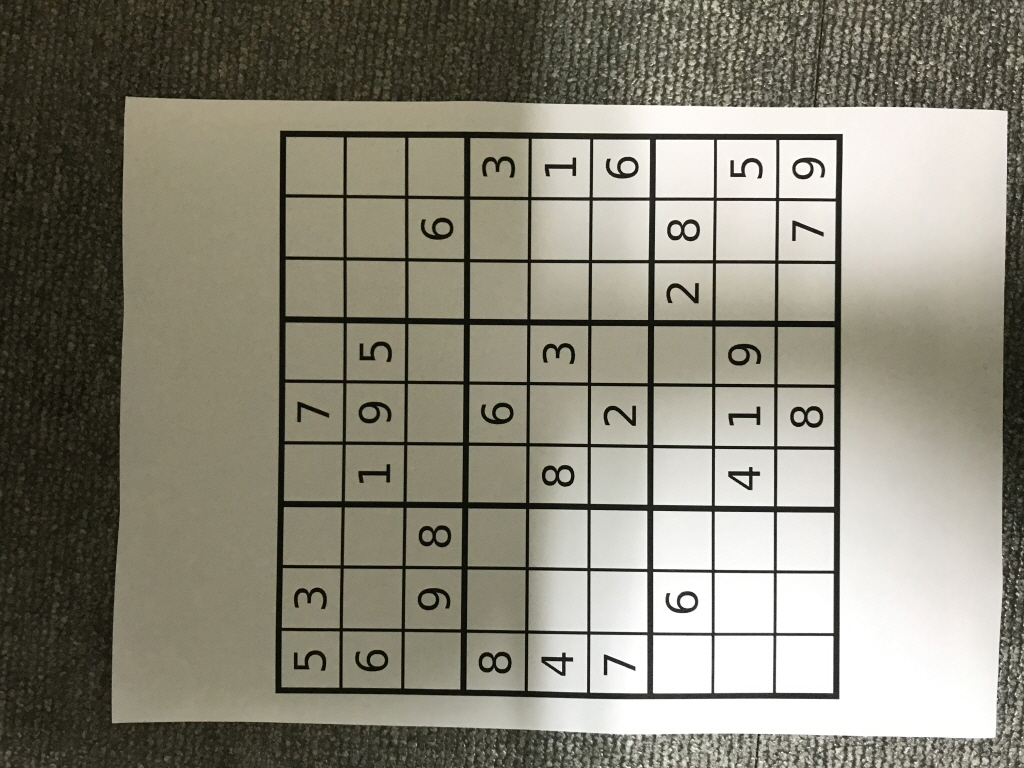
#> input picture chap1.4/sIMG_2168.jpg, 1024 x 768 px
$ jupyter execute 'How Otsu’s Binarization Works.ipynb'
#> lines starting #> are read from the running program, lines starting #| are printed output that depends on the picture; after the words box and inside, x2 and y2 are one past the last pixel; in counts of white or black regions, pixels touching at a corner belong together
[cell 1]
import cv2
import numpy as np
from matplotlib import pyplot as plt

[cell 2]
img = cv2.imread('sIMG_2168.jpg',0)
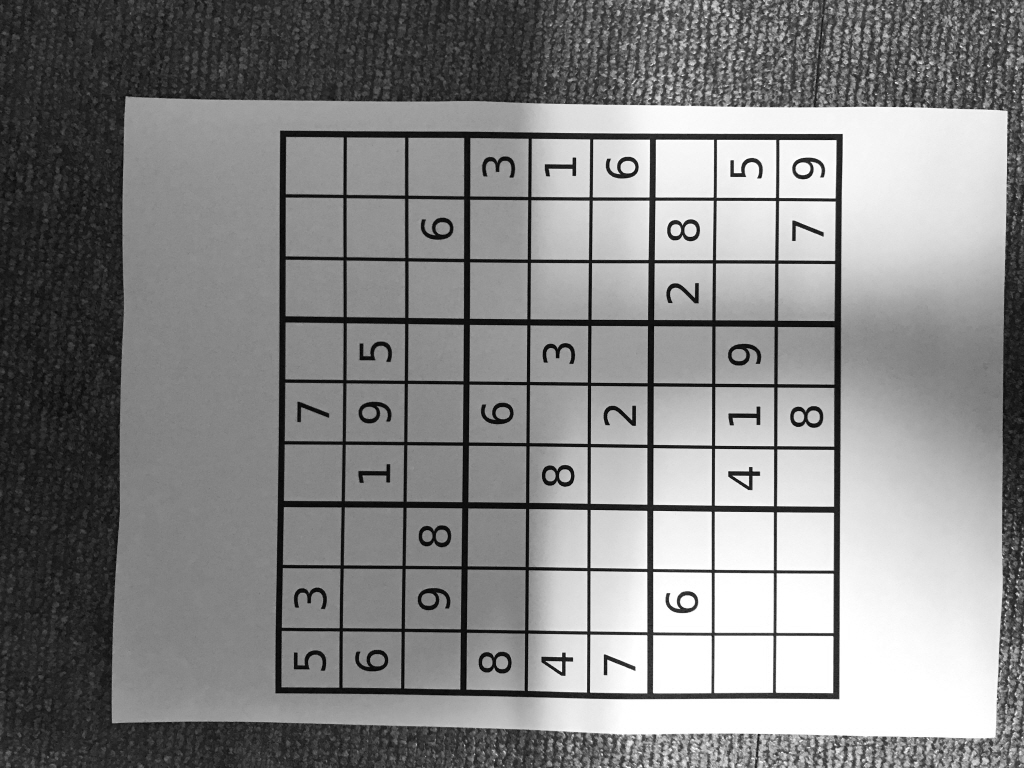
#> img: shape (768, 1024); min 2, max 255, mean 133.4
blur = cv2.GaussianBlur(img,(5,5),0)

# find normalized_histogram, and its cumulative distribution function
hist = cv2.calcHist([blur],[0],None,[256],[0,256])
#> hist = 256 values, max 29907 at index 255, min 0 at index 0, mean 3072
hist_norm = hist.ravel()/hist.max()
#> hist_norm = 256 values, max 1 at index 255, min 0 at index 0, mean 0.103
Q = hist_norm.cumsum()
#> Q = 256 values from 0 to 26.3

bins = np.arange(256)
fn_min = np.inf
thresh = -1

for i in range(1,256):
    p1,p2 = np.hsplit(hist_norm,[i]) # probabilities
    q1,q2 = Q[i],Q[255]-Q[i] # cum sum of classes
    b1,b2 = np.hsplit(bins,[i]) # weights

    # finding means and variances
    m1,m2 = np.sum(p1*b1)/q1, np.sum(p2*b2)/q2
    v1,v2 = np.sum(((b1-m1)**2)*p1)/q1,np.sum(((b2-m2)**2)*p2)/q2
    # calculates the minimization function

    fn = v1*q1 + v2*q2
    if fn < fn_min:
        fn_min = fn
        thresh = i
#> this loop made 255 passes
#> (p1, q1, q2, m1, m2, v1, v2, fn) on passes 10 to 13: ([0, 0, 0, 0, 0, 0, 0, 0, 0, 0], 0.0001, 26.3, 0, 133.4, 0, 4836.3, 127174.5), ([0, 0, 0, 0, 0, 0, 0, 0, 0, 0, 0.0001], 0.00117, 26.29, 0.857, 133.4, 7.17, 4836.4, 127172.9), ([0, 0, 0, 0, 0, 0, 0, 0, 0, 0, 0.0001, 0.00107], 0.00712, 26.29, 1.79, 133.5, 13.68, 4836.9, 127157), ([0, 0, 0, 0, 0, 0, 0, 0, 0, 0, 0.0001, 0.00107, 0.00595], 0.024, 26.27, 3.51, 133.5, 20.57, 4836.7, 127069.8)
#> (q1, q2, m1, m2, v1, v2, fn, fn_min) on passes 14 to 19: (0.0514, 26.24, 5.9, 133.7, 21.4, 4832.4, 126826, 126826), (0.0822, 26.21, 8.36, 133.8, 16.08, 4823.2, 126434.7, 126434.7), (0.116, 26.18, 9.89, 134, 12.56, 4812.9, 126000.9, 126000.9), (0.151, 26.14, 11.18, 134.1, 10, 4801.3, 125528.5, 125528.5), (0.183, 26.11, 12.54, 134.3, 7.43, 4788.6, 125046.4, 125046.4), (0.212, 26.08, 13.44, 134.4, 6.72, 4777.8, 124624.5, 124624.5)
# find otsu's threshold value with OpenCV function
ret, otsu = cv2.threshold(blur,0,255,cv2.THRESH_BINARY+cv2.THRESH_OTSU)
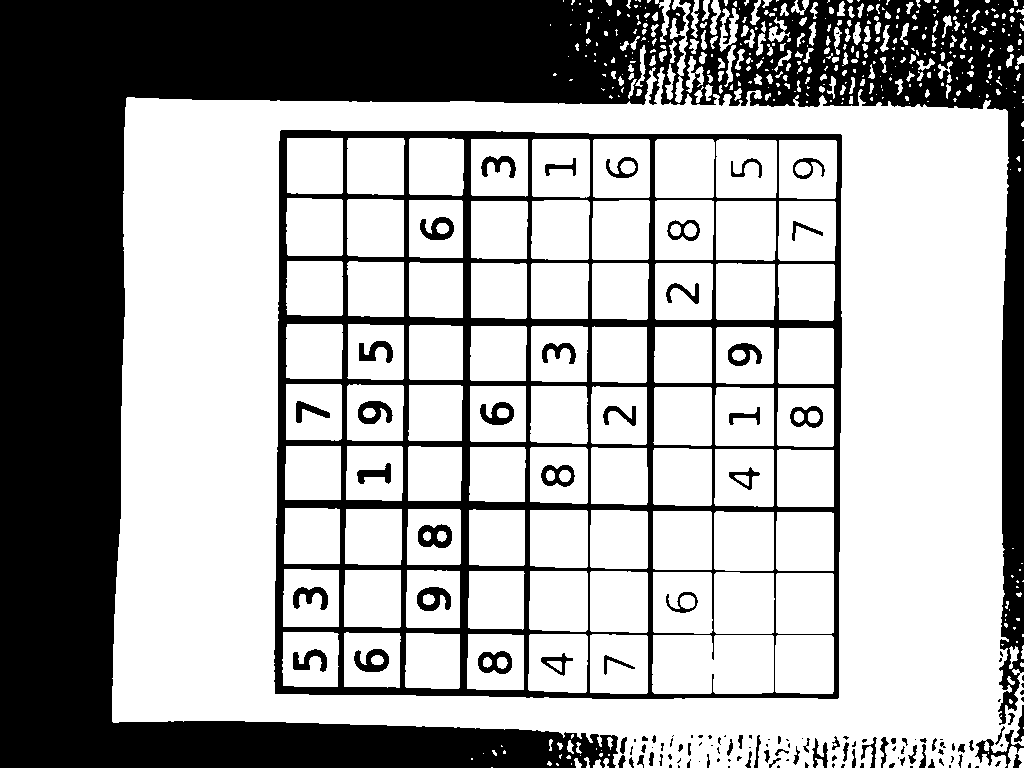
#> otsu: shape (768, 1024); 65.2% white; 144 black regions (64 under 20 px), largest, box (x1, y1, x2, y2) and area: (0, 0, 1024, 768) 206060, (274, 130, 842, 699) 54281, (418, 524, 452, 548) 532
print (thresh,ret)
#| 116 115.0

$ run again, with chap1.4/sIMG_2180.jpg copied over chap1.4/sIMG_2168.jpg
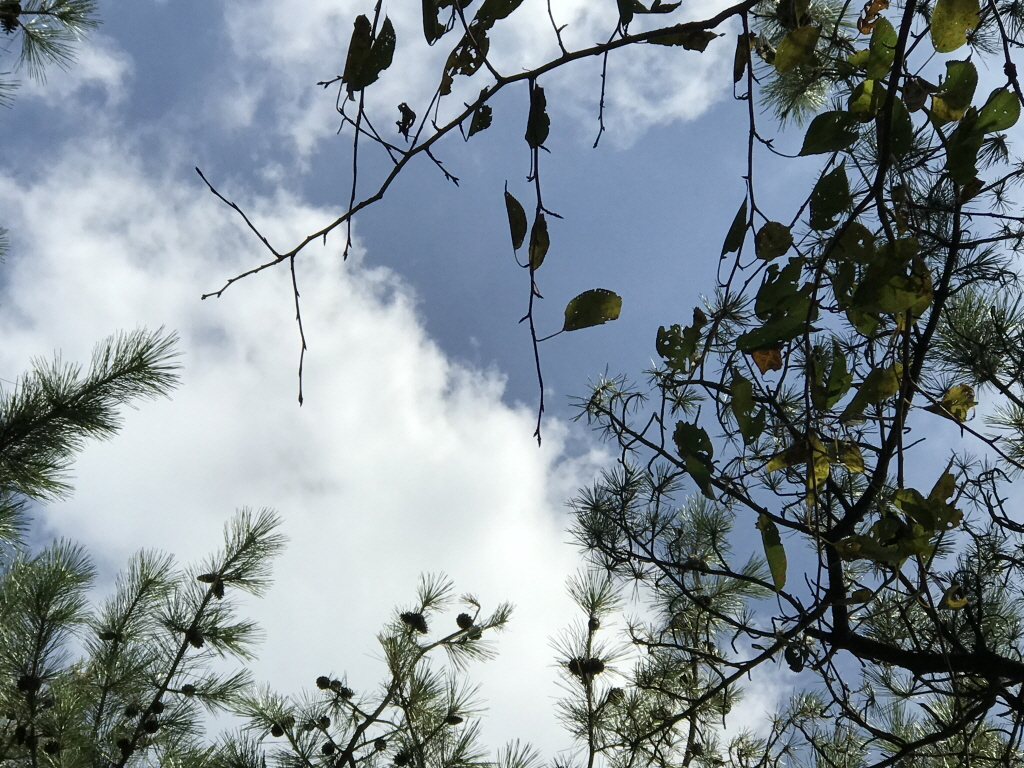
#> input picture chap1.4/sIMG_2180.jpg, 1024 x 768 px
#> `img = cv2.imread('sIMG_2168.jpg',0)`:
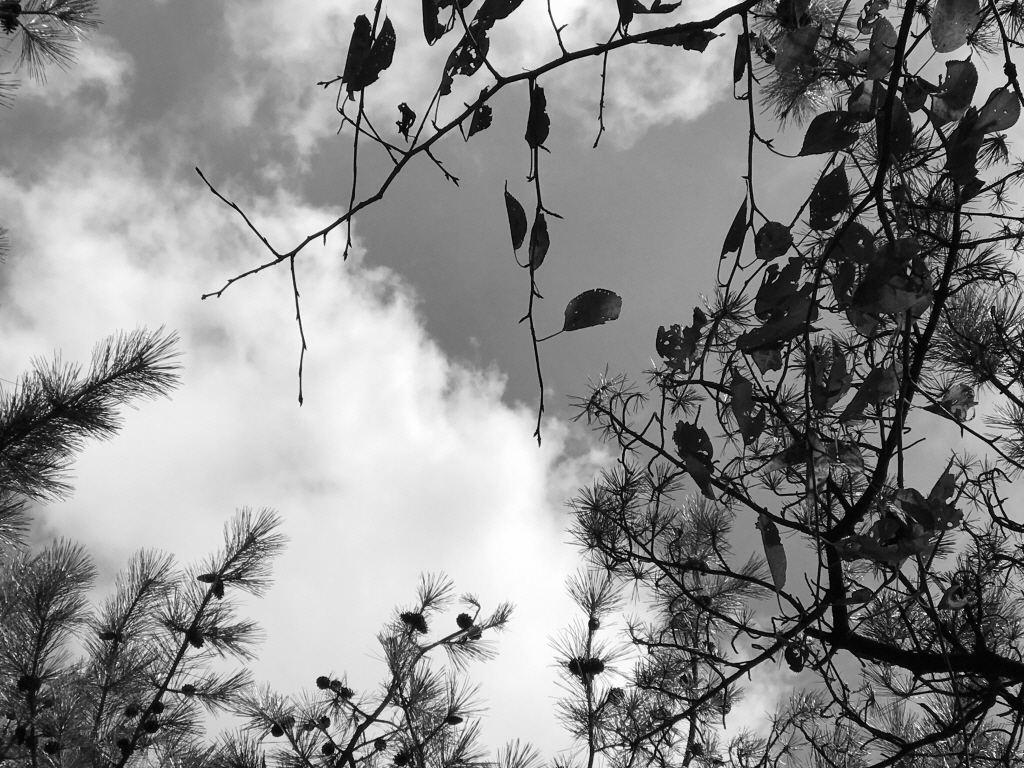
#> img: shape (768, 1024); min 0, max 255, mean 138.6
#> hist = 256 values, max 7094 at index 229, min 0 at index 0, mean 3072
#> hist_norm = 256 values, max 1 at index 229, min 0 at index 0, mean 0.433
#> Q = 256 values from 0 to 110.9
#> the loop `for i in range(1,256):` made 255 passes
#> (p1, q1, q2, m1, m2, v1, v2, fn) on passes 4 to 7: ([0, 0, 0, 0], 0.0117, 110.8, 0, 138.6, 0, 4906.8, 543903.3), ([0, 0, 0, 0, 0.0117], 0.109, 110.8, 0.431, 138.7, 1.37, 4909.2, 543693.2), ([0, 0, 0, 0, 0.0117, 0.0968], 0.322, 110.5, 1.65, 139, 3.58, 4903.1, 541971.1), ([0, 0, 0, 0, 0.0117, 0.0968, 0.213], 0.548, 110.3, 3.3, 139.2, 3.35, 4879, 538208)
#> `ret, otsu = cv2.threshold(blur,0,255,cv2.THRESH_BINARY+cv2.THRESH_OTSU)`:
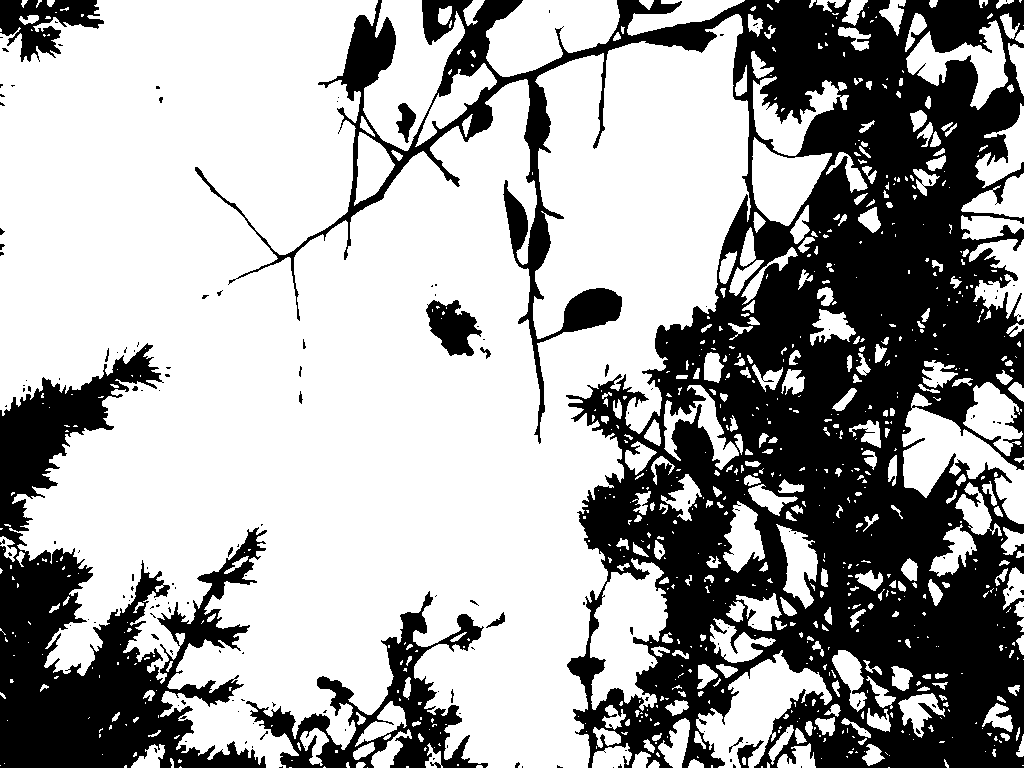
#> otsu: shape (768, 1024); 64.6% white; 162 black regions (143 under 20 px), largest, box (x1, y1, x2, y2) and area: (195, 0, 1024, 768) 216840, (0, 343, 267, 768) 43614, (246, 591, 488, 768) 10769
#| 121 120.0

$ run again, with chap1.4/001.jpg copied over chap1.4/sIMG_2168.jpg
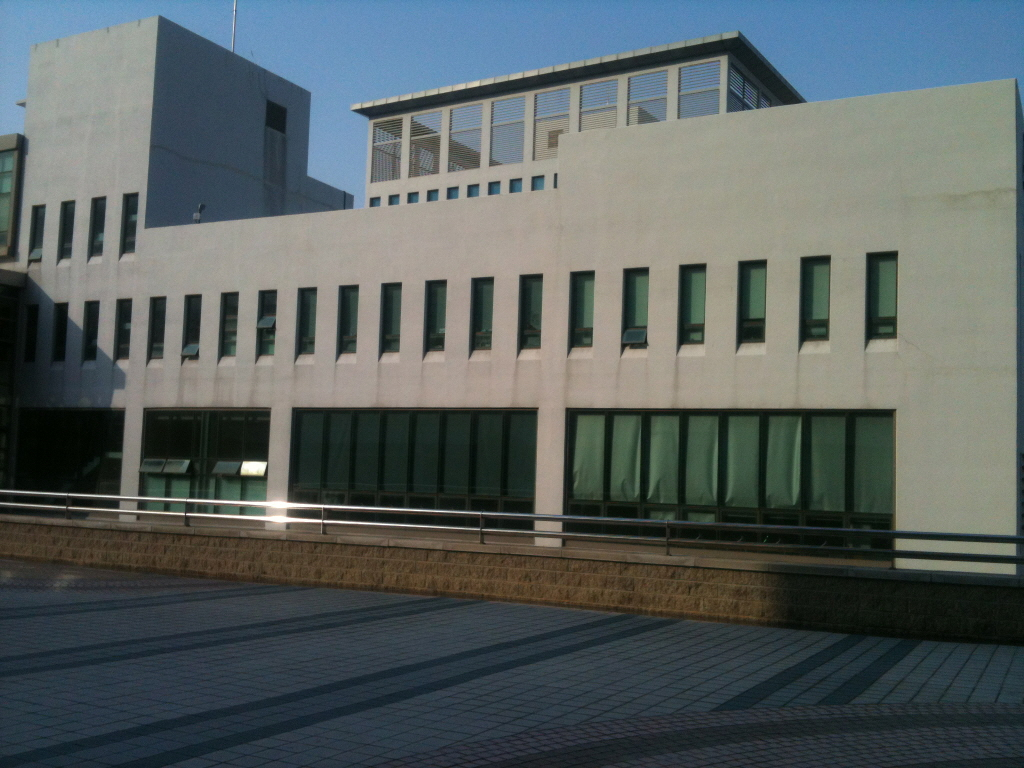
#> input picture chap1.4/001.jpg, 1024 x 768 px
#> `img = cv2.imread('sIMG_2168.jpg',0)`:
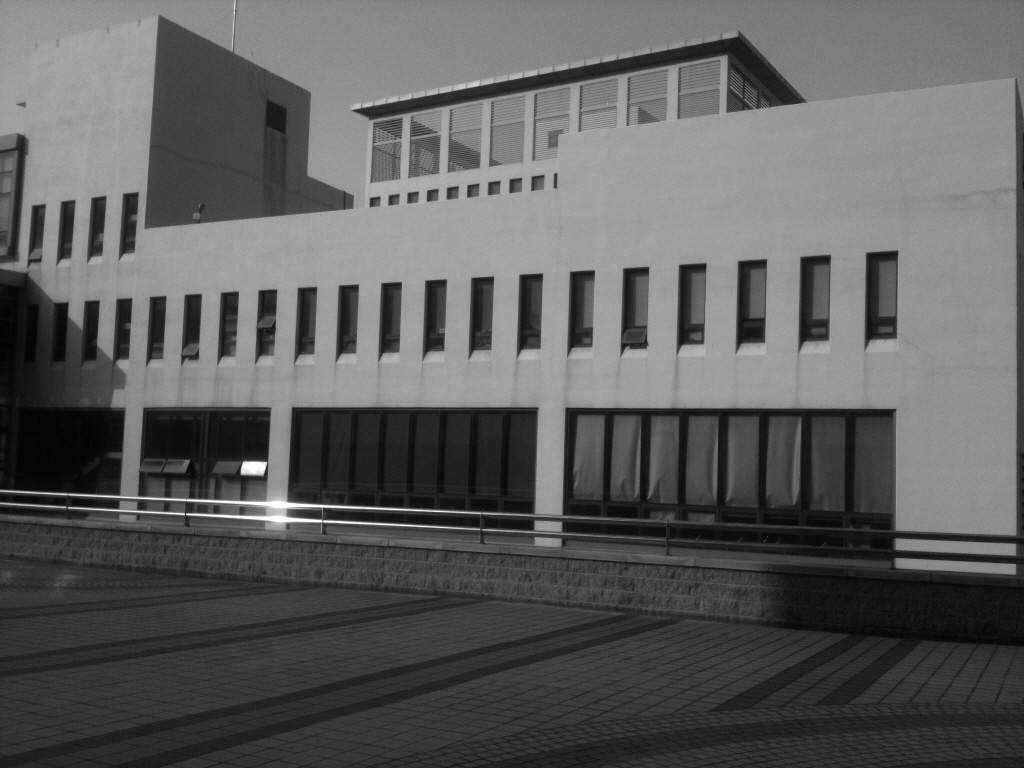
#> img: shape (768, 1024); min 0, max 255, mean 93.7
#> hist = 256 values, max 14143 at index 159, min 0 at index 0, mean 3072
#> hist_norm = 256 values, max 1 at index 159, min 0 at index 0, mean 0.217
#> Q = 256 values from 0 to 55.61
#> the loop `for i in range(1,256):` made 255 passes
#> (p1, q1, q2, m1, m2, v1, v2, fn) on passes 2 to 5: ([0, 0], 0.000424, 55.61, 0, 93.68, 0, 2690.2, 149587.3), ([0, 0, 0.000424], 0.0175, 55.59, 0.0486, 93.71, 0.0925, 2690.9, 149583.8), ([0, 0, 0.000424, 0.017], 0.13, 55.48, 0.399, 93.9, 0.894, 2693.9, 149445.7), ([0, 0, 0.000424, 0.017, 0.113], 0.274, 55.33, 1.83, 94.14, 2.02, 2684.5, 148539.1)
#> `ret, otsu = cv2.threshold(blur,0,255,cv2.THRESH_BINARY+cv2.THRESH_OTSU)`:
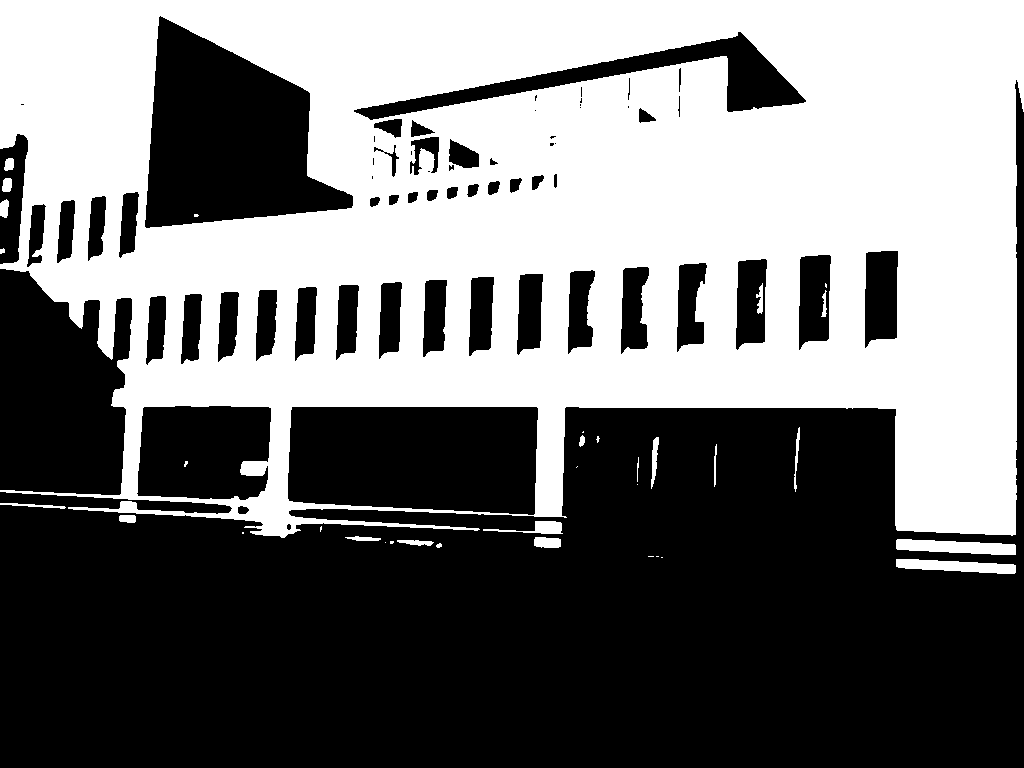
#> otsu: shape (768, 1024); 46% white; 35 white regions (14 under 20 px), largest, box (x1, y1, x2, y2) and area: (0, 0, 1024, 538) 356813, (896, 539, 1016, 555) 1353, (896, 559, 1016, 574) 1174
#| 98 97.0
